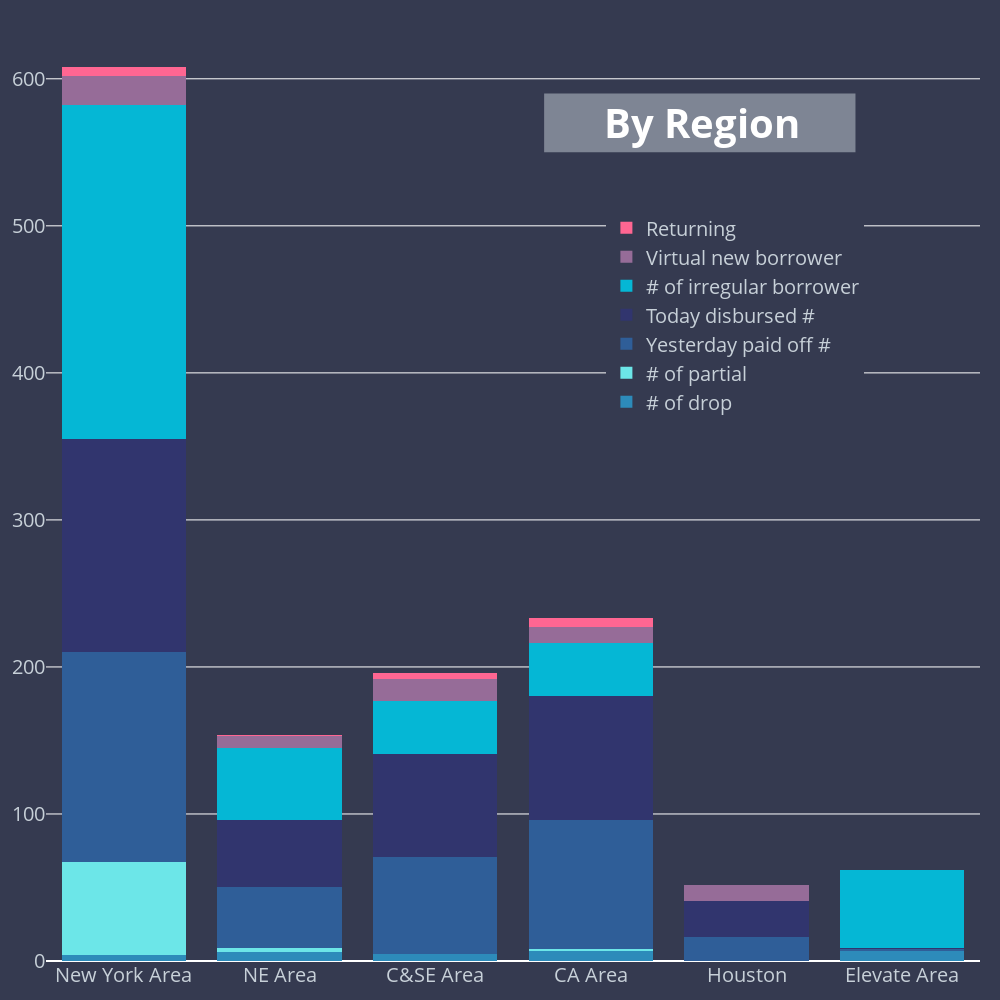

Notebook source saved alongside this figure:
### Code cell
fig = go.Figure(data=[
    go.Bar(name='# of drop', x=region['Branch Name'], y=region['# of drop'],
           marker_color='rgb(45, 139, 186)'),
    go.Bar(name='# of partial', x=region['Branch Name'], y=region['# of partial'],
           marker_color='rgb(108, 230, 232)'),
    go.Bar(name='Yesterday paid off #', x=region['Branch Name'], y=region['Yesterday paid off #'],
           marker_color='rgb(47, 94, 152)'),
    go.Bar(name='Today disbursed #', x=region['Branch Name'], y=region['Today disbursed #'],
           marker_color='rgb(49, 53, 110)'),
    go.Bar(name='# of irregular borrower', x=region['Branch Name'], y=region['# of irregular borrower'],
           marker_color='rgb(5, 183, 213)'),
    go.Bar(name='Virtual new borrower', x=region['Branch Name'], y=region['Virtual new borrower'],
           marker_color='rgb(150, 108, 152)'),
    go.Bar(name='Returning', x=region['Branch Name'], y=region['Returning'])
])

# chart layout
fig.update_layout(barmode='stack',height=1000, width=1000,
                  paper_bgcolor='#353a50',
                  plot_bgcolor='#353a50',
                  font_color='#c7d0d8',
                  margin=dict(l=20, r=20, t=20, b=20),
                  xaxis = dict(tickfont = dict(size=20)),
                  yaxis = dict(tickfont = dict(size=20)))

# legend
fig.update_layout(legend=dict(
    orientation="v",
    yanchor="top",
    y=0.8,
    xanchor="left",
    x=0.6,
    font_size=20
))

# Title 
fig.update_layout(
    title=dict(
        text='<b>By Region</b>',
        x=0.8,
        y=0.89,
        font=dict(
            size=40,
            color='#ffffff'
        )))

# shape behind title
fig.add_shape(type="rect",
    x0=4.7, y0=590, x1=2.7, y1=550,
    line=dict( color="RoyalBlue", width=0),
    fillcolor="#c7d0d8", opacity=0.5)


# remove line
fig.update_traces(marker_line_width=0)

fig.show()

### Figure 1 — Plotly figure (JSON) as saved in the notebook; plotly's stock layout.template omitted (floating-point values rounded to 4 significant figures)
{"data": [{"marker": {"color": "rgb(45, 139, 186)", "line": {"width": 0}}, "name": "# of drop", "type": "bar", "x": ["New York Area", "NE Area", "C&SE Area", "CA Area", "Houston", "Elevate Area"], "y": [4, 6, 5, 7, 0, 7]}, {"marker": {"color": "rgb(108, 230, 232)", "line": {"width": 0}}, "name": "# of partial", "type": "bar", "x": ["New York Area", "NE Area", "C&SE Area", "CA Area", "Houston", "Elevate Area"], "y": [63, 3, 0, 1, 0, 0]}, {"marker": {"color": "rgb(47, 94, 152)", "line": {"width": 0}}, "name": "Yesterday paid off #", "type": "bar", "x": ["New York Area", "NE Area", "C&SE Area", "CA Area", "Houston", "Elevate Area"], "y": [143, 41, 66, 88, 16, 1]}, {"marker": {"color": "rgb(49, 53, 110)", "line": {"width": 0}}, "name": "Today disbursed #", "type": "bar", "x": ["New York Area", "NE Area", "C&SE Area", "CA Area", "Houston", "Elevate Area"], "y": [145, 46, 70, 84, 25, 1]}, {"marker": {"color": "rgb(5, 183, 213)", "line": {"width": 0}}, "name": "# of irregular borrower", "type": "bar", "x": ["New York Area", "NE Area", "C&SE Area", "CA Area", "Houston", "Elevate Area"], "y": [227, 49, 36, 36, 0, 53]}, {"marker": {"color": "rgb(150, 108, 152)", "line": {"width": 0}}, "name": "Virtual new borrower", "type": "bar", "x": ["New York Area", "NE Area", "C&SE Area", "CA Area", "Houston", "Elevate Area"], "y": [20, 8, 15, 11, 11, 0]}, {"marker": {"line": {"width": 0}}, "name": "Returning", "type": "bar", "x": ["New York Area", "NE Area", "C&SE Area", "CA Area", "Houston", "Elevate Area"], "y": [6, 1, 4, 6, 0, 0]}], "layout": {"barmode": "stack", "font": {"color": "#c7d0d8"}, "height": 1000, "legend": {"font": {"size": 20}, "orientation": "v", "x": 0.6, "xanchor": "left", "y": 0.8, "yanchor": "top"}, "margin": {"b": 20, "l": 20, "r": 20, "t": 20}, "paper_bgcolor": "#353a50", "plot_bgcolor": "#353a50", "shapes": [{"fillcolor": "#c7d0d8", "line": {"color": "RoyalBlue", "width": 0}, "opacity": 0.5, "type": "rect", "x0": 4.7, "x1": 2.7, "y0": 590, "y1": 550}], "title": {"font": {"color": "#ffffff", "size": 40}, "text": "<b>By Region</b>", "x": 0.8, "y": 0.89}, "width": 1000, "xaxis": {"autorange": true, "range": [-0.5, 5.5], "tickfont": {"size": 20}, "type": "category"}, "yaxis": {"autorange": true, "range": [0, 640], "tickfont": {"size": 20}, "type": "linear"}}}
